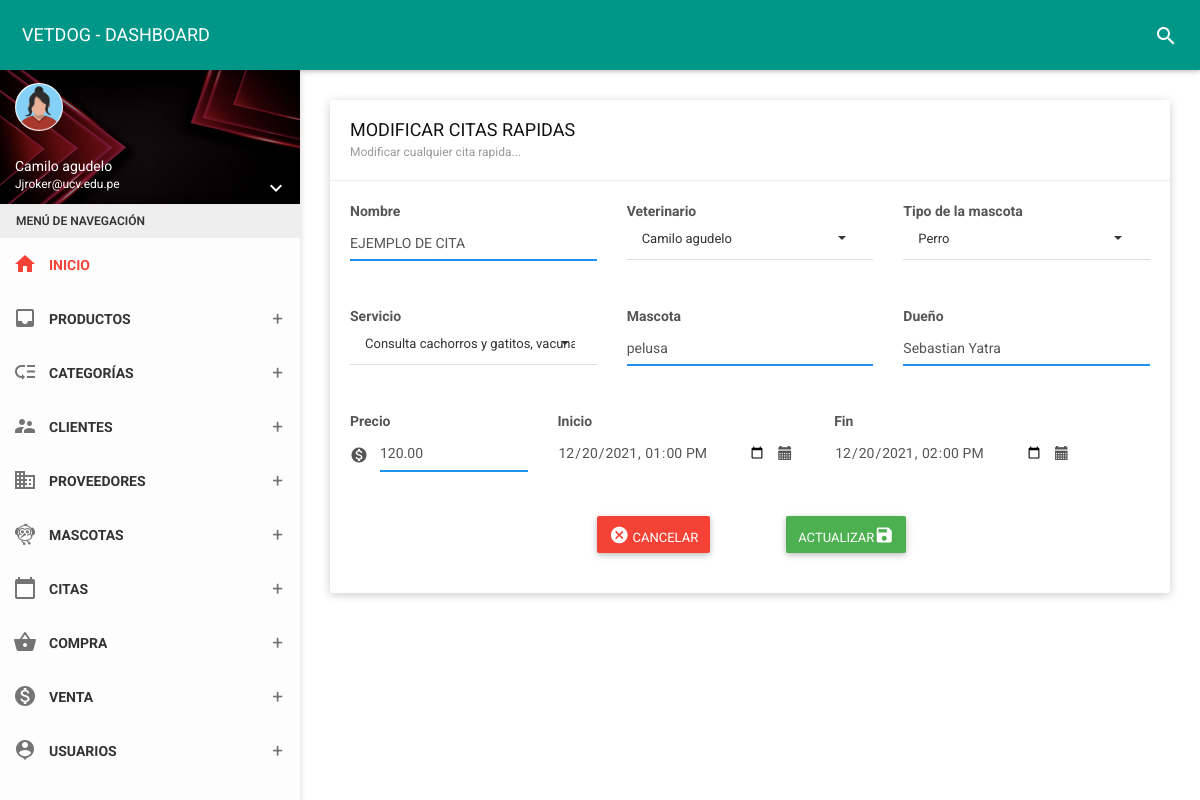
The page /vista/citas/edit.php?id=1 (signed in) on the database its author committed.
### tables this page shows
CREATE TABLE `quotes` (
  `id` int(11) NOT NULL,
  `id_vet` int(11) NOT NULL,
  `id_tiM` int(11) NOT NULL,
  `id_servi` int(11) NOT NULL,
  `title` varchar(255) NOT NULL,
  `nommas` varchar(90) NOT NULL,
  `dueno` varchar(90) NOT NULL,
  `color` varchar(25) NOT NULL,
  `start` datetime NOT NULL,
  `end` datetime DEFAULT NULL,
  `estado` char(1) NOT NULL,
  `precio` decimal(10,2) NOT NULL
);

CREATE TABLE `usuarios` (
  `id` int(11) NOT NULL,
  `dni` char(20) NOT NULL,
  `nombre` varchar(500) NOT NULL,
  `usuario` varchar(50) NOT NULL,
  `correo` varchar(150) NOT NULL,
  `direcc` varchar(100) NOT NULL,
  `sexo` varchar(15) NOT NULL,
  `fijo` char(12) NOT NULL,
  `movil` char(13) NOT NULL,
  `contra` varchar(255) NOT NULL,
  `cargo` int(11) NOT NULL,
  `estado` char(1) NOT NULL,
  `fecre` timestamp NOT NULL DEFAULT current_timestamp() ON UPDATE current_timestamp()
);

CREATE TABLE `pet_type` (
  `id_tiM` int(11) NOT NULL,
  `noTiM` varchar(35) NOT NULL,
  `estado` char(1) NOT NULL,
  `fere` timestamp NOT NULL DEFAULT current_timestamp() ON UPDATE current_timestamp()
);

CREATE TABLE `service` (
  `id_servi` int(11) NOT NULL,
  `nomser` varchar(100) NOT NULL,
  `estado` char(1) NOT NULL,
  `fere` timestamp NOT NULL DEFAULT current_timestamp() ON UPDATE current_timestamp()
);

### vista/citas/edit.php (the view, shortened to what this page needs)
<!DOCTYPE html>
<html>
<head>
    <link href="../../assets/plugins/bootstrap-select/css/bootstrap-select.css" rel="stylesheet" />
    <link href="../../assets/plugins/bootstrap/css/bootstrap.css" rel="stylesheet">
    <link href="../../assets/plugins/node-waves/waves.css" rel="stylesheet" />
    <link href="../../assets/plugins/animate-css/animate.css" rel="stylesheet" />
    <link href="../../css/style.css" rel="stylesheet">
    <link href="../../assets/css/themes/all-themes.css" rel="stylesheet" />
    <link rel="stylesheet" href="https://cdnjs.cloudflare.com/ajax/libs/limonte-sweetalert2/11.1.9/sweetalert2.min.css" />
</head>
<body class="theme-red">
    <nav class="navbar">
        <div class="container-fluid">
            <div class="navbar-header">
                <a class="navbar-brand" href="../panel-admin/administrador"> VETDOG - DASHBOARD </a>
            </div>
            <div class="collapse navbar-collapse" id="navbar-collapse">
                <ul class="nav navbar-nav navbar-right">
                    <li><a href="javascript:void(0);" class="js-search" data-close="true"><i class="material-icons">search</i></a></li>
                </ul>
            </div>
        </div>
    </nav>
        <?php include_once __DIR__ . '../../menu.php'; ?>
    <section class="content">
        <div class="container-fluid">
            <div class="row clearfix">
                <div class="col-lg-12 col-md-12 col-sm-12 col-xs-12">
                    <div class="card">
                        <div class="header">
                            <h2>
                                MODIFICAR CITAS RAPIDAS
                                <small>Modificar cualquier cita rapida...</small>
                            </h2>
                        </div>
                        <div class="body">
                            <?php
                            $db = new Database();
                            $con = $db -> getMysqli();
                            $id = $_GET['id'];
                            $sql = "SELECT q.id, u.id, u.dni, u.nombre, p.id_tiM, p.noTiM, s.id_servi,
                                    s.nomser, q.title, q.nommas, q.dueno,  q.color, q.start, q.end, q.estado, q.precio
                                    FROM quotes q
                                    INNER JOIN usuarios u ON q.id = u.id
                                    INNER JOIN pet_type p ON q.id_tiM = p.id_tiM
                                    INNER JOIN service s ON q.id_servi = s.id_servi
                                    WHERE q.id= '$id'";
                            $query  = $con->query($sql);
                            $data =  array();
                            if ($query) {
                                while ($r = $query->fetch_object()) {
                                    $data[] = $r;
                                }
                            }
                            ?>
                            <?php if (count($data) > 0) : ?>
                                <?php foreach ($data as $d) : ?>
                                    <form method="POST" autocomplete="off" action="editarRegistro?id=<?php echo $d->id; ?>">
                                        <div class="row clearfix">
                                            <div class="col-sm-4">
                                                <label class="control-label">Nombre</label>
                                                <div class="form-group">
                                                    <div class="form-line">
                                                        <input type="text" name="title" value="<?php echo $d->title; ?>" class="form-control" placeholder="Nombre de la cita..." />
                                                    </div>
                                                </div>
                                            </div>
                                            <div class="col-sm-4">
                                                <label class="control-label">Veterinario</label>
                                                <select class="form-control show-tick" name="id_vet" id="vete">
                                                    <option value="<?php echo $d->id; ?>"><?php echo $d->nombre; ?></option>
                                                </select>
                                            </div>
                                            <div class="col-sm-4">
                                                <label class="control-label">Tipo de la mascota</label>
                                                <select class="form-control show-tick" name="id_tiM">
                                                    <option value="<?php echo $d->id_tiM; ?>"><?php echo $d->noTiM; ?></option>
                                                </select>
                                            </div>
                                        </div>
                                        <div class="row clearfix">
                                            <div class="col-sm-4">
                                                <label class="control-label">Servicio</label>
                                                <select class="form-control show-tick" name="id_servi">
                                                    <option value="<?php echo $d->id_servi; ?>"><?php echo $d->nomser; ?></option>
                                                </select>
                                            </div>
                                            <div class="col-sm-4">
                                                <label class="control-label">Mascota</label>
                                                <div class="form-group">
                                                    <div class="form-line">
                                                        <input type="text" name="nommas" value="<?php echo $d->nommas; ?>" class="form-control" placeholder="Nombre de la mascota..." />
                                                    </div>
                                                </div>
                                            </div>
                                            <div class="col-sm-4">
                                                <label class="control-label">Dueño</label>
                                                <div class="form-group">
                                                    <div class="form-line">
                                                        <input type="text" name="dueno" value="<?php echo $d->dueno; ?>" class="form-control" placeholder="Nombre del dueño..." />
                                                    </div>
                                                </div>
                                            </div>
                                        </div>
                                        <div class="row clearfix">
                                            <div class="col-sm-3">
                                                <label class="control-label">Precio</label>
                                                <div class="input-group">
                                                    <span class="input-group-addon">
                                                        <i class="material-icons">monetization_on</i>
                                                    </span>
                                                    <div class="form-line">
                                                        <input type="text" value="<?php echo $d->precio; ?>" name="precio" onKeypress="if (event.keyCode < 45 || event.keyCode > 57) event.returnValue = false;" class="form-control money-euro" placeholder="Precio... Ex: $99,99">
                                                    </div>
                                                </div>
                                            </div>
                                            <div class="col-sm-4">
                                                <div class="form-group">
                                                    <label class="control-label">Inicio</label>
                                                    <div class='input-group date' name="start">
                                                        <input type='datetime-local' value="<?php echo $d->start; ?>" name="start" class="form-control" />
                                                        <span class="input-group-addon">
                                                            <span class="glyphicon glyphicon-calendar"></span>
                                                        </span>
                                                    </div>
                                                </div>
                                            </div>
                                            <div class="col-sm-4">
                                                <div class="form-group">
                                                    <label class="control-label">Fin</label>
                                                    <div class='input-group date' name="end">
                                                        <input type='datetime-local' value="<?php echo $d->end; ?>" name="end" class="form-control" />
                                                        <span class="input-group-addon">
                                                            <span class="glyphicon glyphicon-calendar"></span>
                                                        </span>
                                                    </div>
                                                </div>
                                            </div>
                                        </div>
                                        <div class="container-fluid" align="center">
                                            <div class="col-xs-12 col-sm-6 col-md-4 col-lg-3">
                                            </div>
                                            <div class="col-xs-12 col-sm-6 col-md-4 col-lg-3">
                                                <a type="button" href="../../folder/citas" class="btn bg-red"><i class="material-icons">cancel</i> CANCELAR </a>
                                            </div>
                                            <div class="col-xs-12 col-sm-6 col-md-4 col-lg-3">
                                                <button class="btn bg-green" name="update">ACTUALIZAR<i class="material-icons">save</i></button>
                                            </div>
                                        </div>
                                    </form>
                        </div>
                    <?php endforeach; ?>
                <?php else : ?>
                    <span class="px-2 py-1 font-semibold leading-tight text-red-700 bg-red-100 rounded-full dark:text-red-100 dark:bg-red-700">
                        No hay datos
                    </span>
                <?php endif; ?>
                    </div>
                </div>
            </div>
        </div>
    </section>
</body>
</html>

### assets/css/themes/all-themes.css (style rules this page uses)
.theme-red .navbar-brand { color: #fff; }
.theme-red .nav > li > a { color: #fff; }

### rows shown on the page
quotes: title "EJEMPLO DE CITA", id_vet.nombre "Camilo agudelo", id_tiM.noTiM "Perro", id_servi.nomser "Consulta cachorros y gatitos,…", nommas "pelusa", dueno "Sebastian Yatra", precio "120.00", start "12/20/2021 13:00", end "12/20/2021 14:00"

### other values the page prints
$_SESSION['nombre'] "Camilo agudelo"
$_SESSION['correo'] "Jjroker@ucv.edu.pe"
